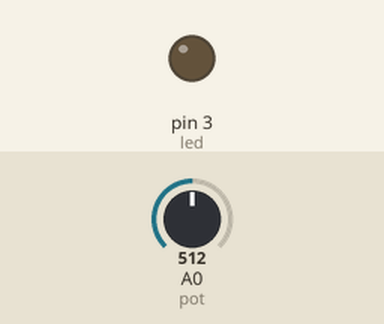
Simulated run of this sketch. Board: Arduino Uno, built with avr-gcc and run on an emulated ATmega328P. Parts: output pins drawn as LEDs (lit = HIGH). The inputs (shaded band) are chosen by the test bench; at power-on: A0 (pot) = 512.

Above: at 0.1 s.
At 1.2 s:
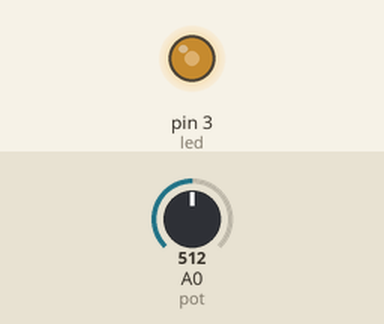
Timing chart, 0 to 1.1 s (numbered marks = the images above; inputs shaded):
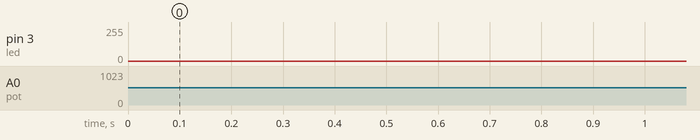

The sketch:

Curso_de_Arduino__11_-__fun__o_MAP.ino
```cpp
#define led 3
#define pot A0

void setup() {
   pinMode(led,OUTPUT);
   pinMode(pot,INPUT);
}

void loop() {
  //analogico= 0 a 1023
  //PWN= 0 a 255
  // sintaxe= map(leitura, min_val_entrada, max_val_entrada,min_val_saida, max_val_saida);
  analogWrite(led,analogRead(pot)/4);
  analogWrite(led,map(analogRead(pot),0,1023,0,255));

}
```
